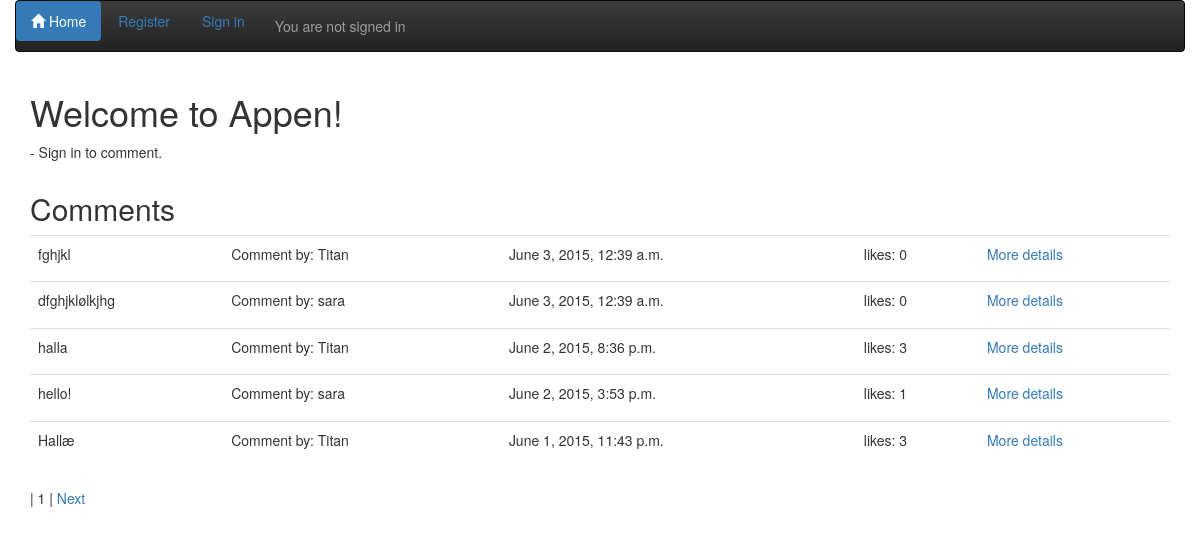
Before: / with the older database file.
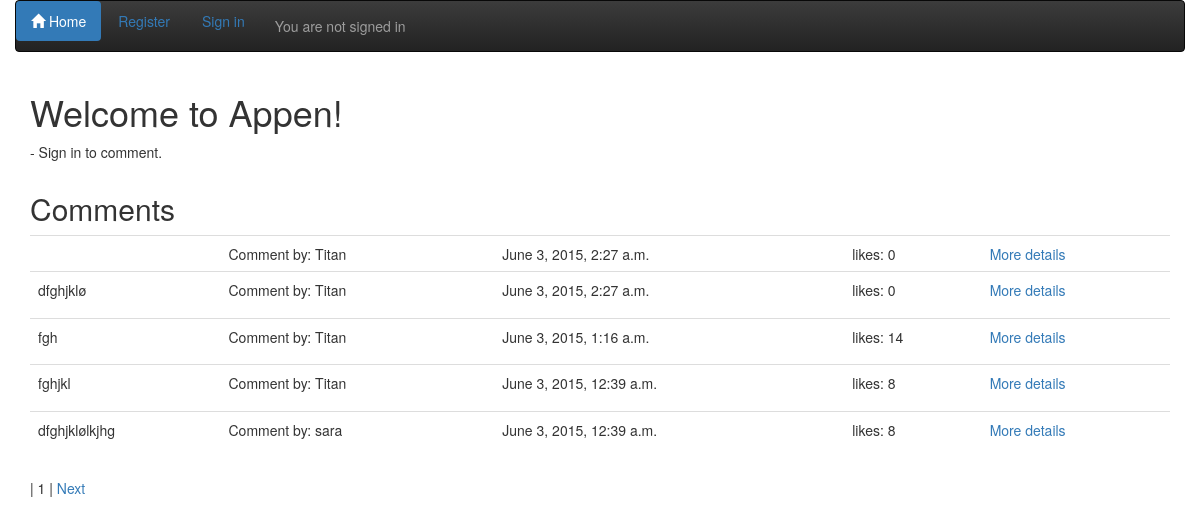
After: the same page with the newer database file.
### theme/models.py (models this page shows, shortened)
class Comment(models.Model):
	comment = models.TextField()
	likes = models.PositiveIntegerField(default=0)
	comment_by = models.ForeignKey(User, related_name="written_comments")
	comment_datetime = models.DateTimeField()
	class Meta:
		ordering = ['-comment_datetime']

### theme/views.py (the view, shortened to what this page needs)
# urls.py: url(r'^$', views.frontpage, name='frontpage'),
def frontpage(request):
	comments = Comment.objects.all()
	page_number = request.GET.get('page', 1)
	paginator = Paginator(comments, 5)
	try:
		comments = paginator.page(page_number)
	except PageNotAnInteger:
		comments = paginator.page(1)
	except EmptyPage:
		comments = paginator.page(paginator.num_pages)
	context = {
		'comments': comments,
	}
	return render(request, 'theme/frontpage.html', context)

### theme/templates/theme/frontpage.html (shortened to what this page needs)
{% extends 'theme/base.html' %}
{% block container %}
{% if user.is_authenticated %}
	<div class="container">
		<h1>Welcome to Appen!</h1>
		<p>- Feel free to comment.</p>
	</div>
	<div class="container">
	<div class="row">
		<div class="col-sm-12">
			<h2>Comments</h2>
			<table class="table">
			{% for comment in comments %}
				<tr>
					<td><p>{{ comment.comment }}</p></td>
					<td>Comment by: {{ comment.comment_by }}</td>
					<td>{{ comment.comment_datetime }}</td>
					<td id="id-likes-for-comment-{{ comment.id }}">{{ comment.likes }}</td>
					<td><a href="" class="add-comment-link" data-commentid="{{ comment.id }}"><span class="glyphicon glyphicon-thumbs-up" aria-hidden="true"></span></a></td>
					<td><a href="{% url 'comment_details' comment.id %}"> More details</a></td>
				<tr>
				{% empty %}
				<tr>
					<td>Sorry no comments so far</td>
				</tr>
				{% endfor %}
			</table>
		</div>
			<div class="container">
				{% if comments.has_previous %}
				<a href="?page={{ comments.previous_page_number }}">Previous</a>
				{% endif %}
				| {{ comments.number }} |
				{% if comments.has_next %}
				<a href="?page={{ comments.next_page_number }}">Next</a>
				{% endif %}
			</div>
		</div>
		<div class="row">
		<div class="col-sm-12">
			<h2>Add a comment</h2>
		<form class="form-horizontal" method="POST">
			{% csrf_token %}
			<div class="form-group">
				<div class "col-sm-12">
					<textarea class="form-control" row="5" name="new_comment"></textarea>
				</div>
			</div>
			<div class="form-group">
				<div class="col-sm-12">
					<button type="submit" class="btn btn-default">Save Comment</button>
				</div>
			</div>
		</form>
		</div>
	</div>
</div>
<input type="hidden" id="add_likes_url" value="/site_details/{{ user.id }}/adding_likes">
{% else %}
	<div class="container">
		<h1>Welcome to Appen!</h1>
		<p>- Sign in to comment.</p>
	</div>
	<div class="container">
	<div class="row">
		<div class="col-sm-12">
			<h2>Comments</h2>
			<table class="table">
			{% for comment in comments %}
				<tr>
					<td><p>{{ comment.comment }}</p></td>
					<td>Comment by: {{ comment.comment_by }}</td>
					<td>{{ comment.comment_datetime }}</td>
					<td id="likes">likes: {{ comment.likes }}</td>
					<td><a href="{% url 'comment_details' comment.id %}">More details</a></td>
				<tr>
				{% empty %}
				<tr>
					<td>Sorry no comments so far</td>
				</tr>
				{% endfor %}
			</table>
		</div>
			<div class="container">
				| {{ comments.number }} |
				{% if comments.has_next %}
				<a href="?page={{ comments.next_page_number }}">Next</a>
				{% endif %}
			</div>
		</div>
	</div>
{% endif %}
{% endblock %}

Changed rows visible on the page:
no longer on this page (row edited): Comment: comment "halla", comment_by "Titan", comment_datetime "June 2, 2015, 8:36 p.m.", likes "3"
no longer on this page (row unchanged): Comment: comment "hello!", comment_by "sara", comment_datetime "June 2, 2015, 3:53 p.m.", likes "1"
no longer on this page (row unchanged): Comment: comment "Hallæ", comment_by "Titan", comment_datetime "June 1, 2015, 11:43 p.m.", likes "3"
added Comment: comment_by "Titan", comment_datetime "June 3, 2015, 2:27 a.m.", likes "0"
added Comment: comment "dfghjklø", comment_by "Titan", comment_datetime "June 3, 2015, 2:27 a.m.", likes "0"
added Comment: comment "fgh", comment_by "Titan", comment_datetime "June 3, 2015, 1:16 a.m.", likes "14"
changed Comment "fghjkl": likes "0" → "8"
changed Comment "dfghjklølkjhg": likes "0" → "8"
